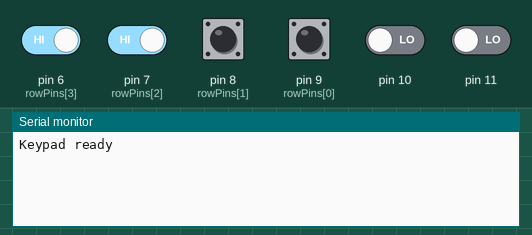
Recording of a sketch running on a simulated Arduino Uno, built with avr-gcc and run on an emulated ATmega328P. Parts: the last lines printed to the serial monitor. The inputs (shaded band) are chosen by the test bench; at power-on: pin 6 (rowPins[3]), pin 7 (rowPins[2]), pin 8 (rowPins[1]), pin 9 (rowPins[0]) HIGH, pin 10, pin 11 LOW.

Above: at 1.2 s.
1.3 s: pin 8 (rowPins[1]) pulled LOW for 0.15 s
At 2.5 s:
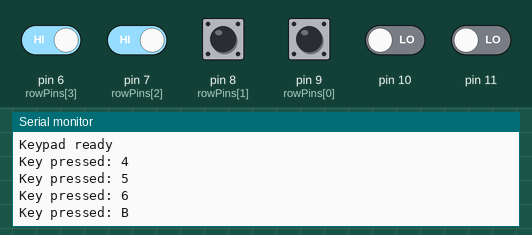
2.9 s: pin 9 (rowPins[0]) pulled LOW for 0.15 s
At 4.0 s:
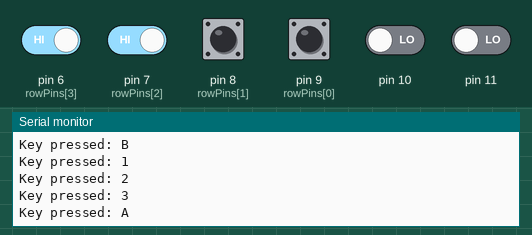
4.5 s: pin 6 (rowPins[3]) driven LOW and pin 8 (rowPins[1]) driven LOW
At 5.4 s:
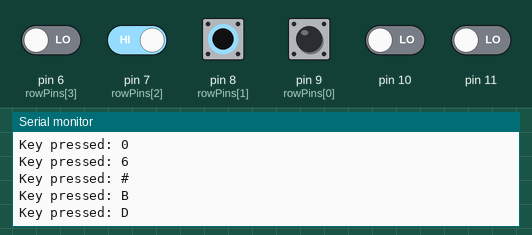
6.0 s: pin 7 (rowPins[2]) driven LOW and pin 8 (rowPins[1]) driven HIGH
At 6.5 s:
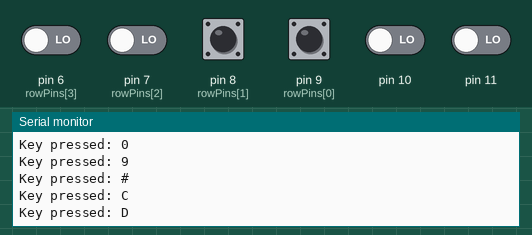
Timing chart, 0 to 8.5 s (numbered marks = the images above; inputs shaded):
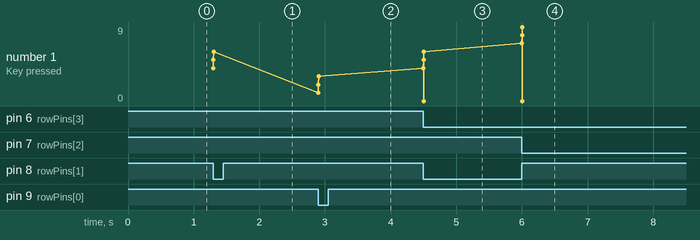

The sketch:

interrupt_driven_434.ino
```cpp
// snippet: interrupt_driven_434
// tags: avr/io, avr/interrupt
// boards: avr
// library: avr/io, avr/interrupt
// description: Read a 4×4 keypad using pin-change interrupts (PCINT) instead of polling
// prompts: keypad, pin-change, interrupts, (pcint), instead, polling
// verified: compile-only
// source: kd-generated (id 434)
// exact-include: avr/io.h, avr/interrupt.h

#include <avr/io.h>
#include <avr/interrupt.h>

#define ROWS 4
#define COLS 4
const byte rowPins[ROWS] = {9, 8, 7, 6};   // R1..R4
const byte colPins[COLS] = {5, 4, 3, 2};   // C1..C4

char keys[ROWS][COLS] = {
  {'1','2','3','A'},
  {'4','5','6','B'},
  {'7','8','9','C'},
  {'*','0','#','D'}
};

volatile bool keyEvent = false;   // set by the ISR, consumed in loop()

void setup() {
  Serial.begin(115200);
  Serial.println("Keypad ready");

  // Set row pins as inputs with pull-ups
  for (int i = 0; i < ROWS; i++) {
    pinMode(rowPins[i], INPUT_PULLUP);
  }

  // Set column pins as outputs, idle HIGH (pressed row reads LOW)
  for (int i = 0; i < COLS; i++) {
    pinMode(colPins[i], OUTPUT);
    digitalWrite(colPins[i], HIGH);
  }

  // Enable pin-change interrupts on the four row pins (PCINT0..3 / PCIE0 bank)
  sei();
  PCICR  |= (1 << PCIE0);
  PCMSK0 |= (1 << PCINT0) | (1 << PCINT1) | (1 << PCINT2) | (1 << PCINT3);
}

void loop() {
  // The matrix scan and Serial print run here, NOT in the ISR: an interrupt
  // handler must return fast, and Serial is slow / itself interrupt-driven, so
  // printing inside the ISR would hang. The ISR only flags that a row changed.
  if (keyEvent) {
    keyEvent = false;
    for (int col = 0; col < COLS; col++) {
      digitalWrite(colPins[col], LOW);       // drive this column low
      for (int row = 0; row < ROWS; row++) {
        if (digitalRead(rowPins[row]) == LOW) {  // pressed key pulls the row low
          Serial.print("Key pressed: ");
          Serial.println(keys[row][col]);
        }
      }
      digitalWrite(colPins[col], HIGH);      // restore idle
    }
  }
}

// Pin-change interrupt service routine — keep it tiny.
ISR(PCINT0_vect) {
  keyEvent = true;
}
```

Measured:
- after the input at 1.3 s, the serial monitor: prints a new line at once (image 1)
- after the input at 2.9 s, the serial monitor: prints a new line at once (image 2)
- after the input at 4.5 s, the serial monitor: prints a new line at once (image 3)
- after the input at 6.0 s, the serial monitor: prints a new line at once (image 4)
- plotted number 1: 6 → 3 after the input at 2.9 s, 3 → 6 after the input at 4.5 s, 6 → 9 after the input at 6.0 s
